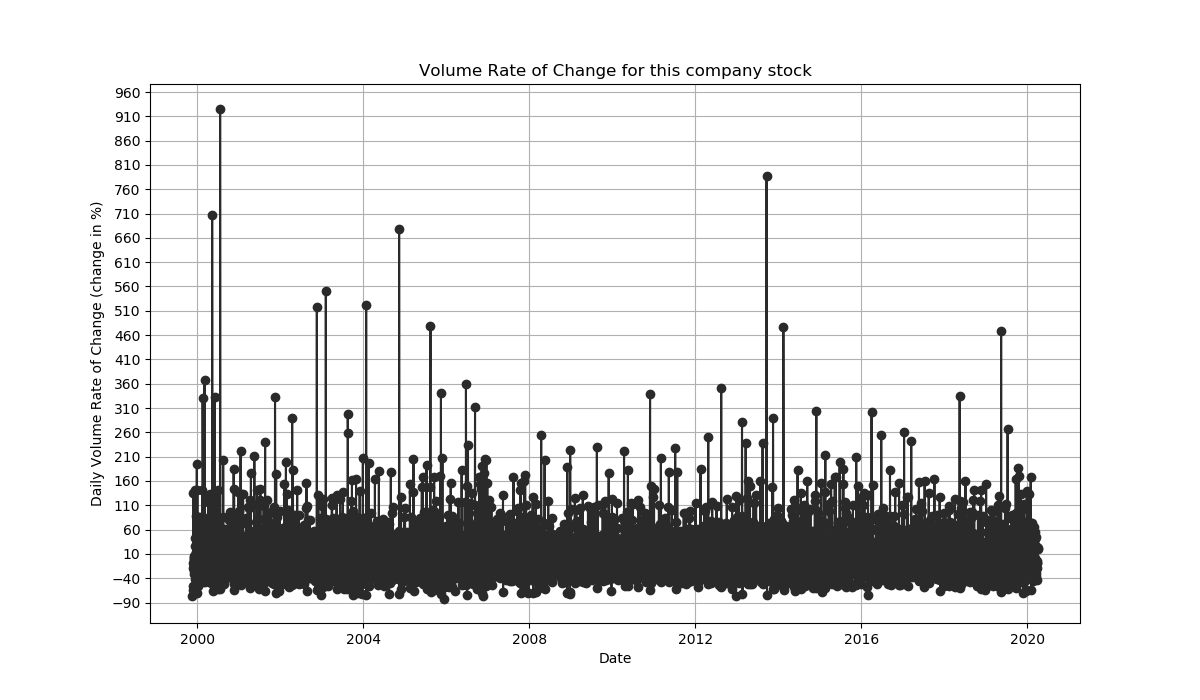

Generate this figure with Python:
import matplotlib
matplotlib.use("Agg")
import matplotlib.pyplot as plt
from datetime import datetime

dates = []
volumeChange = []
with open("VolumeRateofChangeOutput/part-r-00000", "r") as file:
    for line in file:
        if line.startswith("Volume Rate of Change for: "):
            parts = line.strip().split()
            date = parts[5]
            Volumerateofchange = float(parts[6])
            date = datetime.strptime(date, "%Y-%m-%d")
            dates.append(date)
            volumeChange.append(Volumerateofchange)
plt.figure(figsize=(12, 7))
plt.plot(dates, volumeChange, color="#2a2a2a", marker="o", linestyle="-")
plt.title("Volume Rate of Change for this company stock")
plt.xlabel("Date")
plt.ylabel("Daily Volume Rate of Change (change in %)")
plt.yticks(range(-90, 1000, 50)) 
plt.grid(True)
plt.savefig("volumerateofchange.png")
